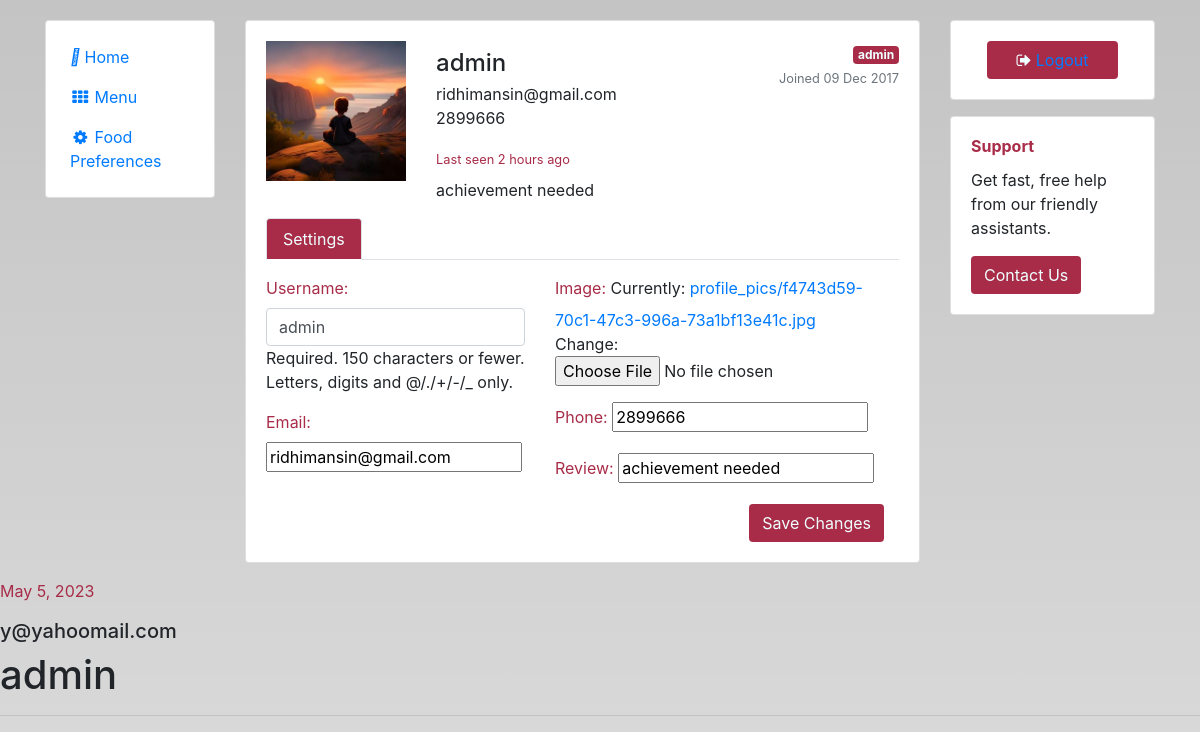
Screenshot of /prof (signed in) with the database file from the repository.
### bongapp/models.py (models this page shows, shortened)
class Profile(models.Model):
    user = models.OneToOneField(User,on_delete=models.CASCADE)
    image= models.ImageField(default='default.jpg',upload_to='profile_pics')
    phone=models.BigIntegerField(default=0000)
    review=models.TextField(default='No review',max_length=525)

class Booking(models.Model):
      name=models.TextField(default="no name")
      day = models.DateField(default=datetime.today())
      email=models.EmailField(default='ridhimansin@gmail.com')
      description=models.CharField(max_length=250,default='no special request')
      seats= models.CharField(max_length=100, choices=SEAT_CHOICES, default="2")
      phone=models.IntegerField(default=0)

### bongapp/views.py (the view)
# urls.py: path("prof",views.prof,name='prof'),
def prof(request):
    if request.user.is_anonymous:
       return redirect("/login")
    if request.method == 'POST':
      uform=Userupdate(request.POST,instance=request.user)
      pform=Profileform(request.POST,
                        request.FILES,
                        instance=request.user.profile)
      if uform.is_valid() and pform.is_valid():
         uform.save()
         pform.save()
         messages.success(request, 'Profile update done')
         return redirect("prof")
    else:
      uform=Userupdate(instance=request.user)
      pform=Profileform(instance=request.user.profile)
    jei=request.user.username
    all_users=Booking.objects.filter(name=jei)
    content={'uform':uform,
             'pform':pform,
             'all_users':all_users
             }
    return render(request,'ProfileCustomer.html',content)

### bongapp/forms.py
class Userupdate(forms.ModelForm):
   email=forms.EmailField()
   class Meta:
      model =User
      fields=['username','email']
      widgets = {
            'username': TextInput(attrs={
                'class': "form-control",
                'placeholder': 'Name'
                }),
            'email': EmailInput(attrs={
                'class': "form-control",
                'placeholder': 'Email'
                })
        }

class Profileform(forms.ModelForm):
   phone=forms.IntegerField()
   review=forms.CharField()
   class Meta:
      model=Profile
      fields= ['image','phone','review']
      widgets = {
            'review': TextInput(attrs={
                'class': "form-control",
                'style': 'style="color :#A82C48"',
                'placeholder': 'Name'
                }),
            'phone': EmailInput(attrs={
                'class': "form-control",
                'placeholder': 'Email'
                })
        }

### templates/ProfileCustomer.html (shortened to what this page needs)
<!DOCTYPE html>
<html lang="en">
<head>
<link href="https://cdn.jsdelivr.net/npm/bootstrap@4.1.1/dist/css/bootstrap.min.css" rel="stylesheet">
</head>
<body>
<link href="https://maxcdn.bootstrapcdn.com/font-awesome/4.3.0/css/font-awesome.min.css" rel="stylesheet">
<div class="container">
<div class="row flex-lg-nowrap">
<div class="col-12 col-lg-auto mb-3" style="width: 200px;">
<div class="card p-3">
<div class="e-navlist e-navlist--active-bg">
<ul class="nav">
<li class="nav-item"><a class="nav-link px-2 " href="\"><i class="a fa-home mr-1"></i><span>Home</span></a></li>
<li class="nav-item"><a class="nav-link px-2" href="\menu" ><i class="fa fa-fw fa-th mr-1"></i><span>Menu</span></a></li>
<li class="nav-item"><a class="nav-link px-2" href="#" target="__blank"><i class="fa fa-fw fa-cog mr-1"></i><span>Food Preferences</span></a></li>
</ul>
</div>
</div>
</div>
<div class="col">
<div class="row">
<div class="col mb-3">
<div class="card">
<div class="card-body">
<div class="e-profile">
<div class="row">
<div class="col-12 col-sm-auto mb-3">
<div class="mx-auto" style="width: 140px;">
<div class="d-flex justify-content-center align-items-center rounded" style="height: 140px; background-color: rgb(233, 236, 239);">
 <img src="{{user.profile.image.url}}"  alt="profil poc" style="height:140px;width:140px; object-fit: cover;object-position:center;" >
</div>
</div>
</div>
<div class="col d-flex flex-column flex-sm-row justify-content-between mb-3">
<div class="text-center text-sm-left mb-2 mb-sm-0">
<h4 class="pt-sm-2 pb-1 mb-0 text-nowrap">{{user.username}}</h4>
<p class="mb-0">{{user.email}}</p>
<p> {{user.profile.phone}}</p>
<div class="" style="color :#A82C48"><small >Last seen 2 hours ago</small></div>
<div class="mt-2">
    <p class="mb-0">{{user.profile.review}}</p>
</div>
</div>
<div class="text-center text-sm-right">
<span class="badge badge-secondary" style="background-color: #A82C48; color: azure;" >{{user.username}}</span>
<div class="text-muted"><small>Joined 09 Dec 2017</small></div>
</div>
</div>
</div>
<ul class="nav nav-tabs">
<li class="nav-item"><a href class="active nav-link" style="background-color: #A82C48; color :azure" >Settings</a></li>
</ul>
<div class="tab-content pt-3">
<div class="tab-pane active">
    <form class="form" method ="POST" enctype="multipart/form-data">
    <div class="row">
        <div class="col">
            <div class="row">
                <div class="col">
                {{ uform.as_p }}
                </div>
                <div class="col">
                {{ pform.as_p }}
                </div>
            </div>
        </div>
    </div>
       <div class="col d-flex justify-content-end">
        <button class="btn" type="submit" style="background-color: #A82C48; color: azure;">Save Changes</button>
       </div>
        </form>
</div>
</div>
</div>
</div>
</div>
</div>
<div class="col-12 col-md-3 mb-3">
<div class="card mb-3">
<div class="card-body">
<div class="px-xl-3">
<button class="btn btn-block " style="background-color: #A82C48; color: azure;" >
<i class="fa fa-sign-out"></i>
<span><a href="/logout">Logout</a></span>
</button>
</div>
</div>
</div>
<div class="card">
<div class="card-body">
<h6 class="card-title font-weight-bold" style="color :#A82C48">Support</h6>
<p class="card-text">Get fast, free help from our friendly assistants.</p>
<button type="button" class="btn " style="background-color: #A82C48; color: azure;">Contact Us</button>
</div>
</div>
</div>
</div>
</div>
</div>
</div>
<section>
    {% if all_users %}
    {% for alluser in all_users %}
    <label>{{alluser.day}} </label>
    <h5>{{alluser.email}} </h5>
    <h1>{{alluser.name}} </h1>
    <hr>
    {% endfor %}
    {% else %}
    <h1>None</h1>
    {% endif %}
</section>
</body>
</html>

### templates/ProfileCustomer.html (style rules this page uses)
body { margin-top:20px; background-image:linear-gradient(rgba(0, 0, 0, 0.23),rgba(0, 0, 0, 0.153)), url("/static/bg/bg-4.jpg"); background-repeat: no-repeat; background-size:cover ; height:100%; }
label { color :#A82C48 }
button { background-color: #A82C48; color: azure; }

### rows the page displays
Profile: phone "2899666", review "achievement needed"
Booking: day "May 5, 2023", email "y@yahoomail.com", name "admin"

### other values shown
{{ user.username }} "admin"
{{ user.email }} "ridhimansin@gmail.com"
{{ user.profile.phone }} "2899666"
{{ user.profile.review }} "achievement needed"
